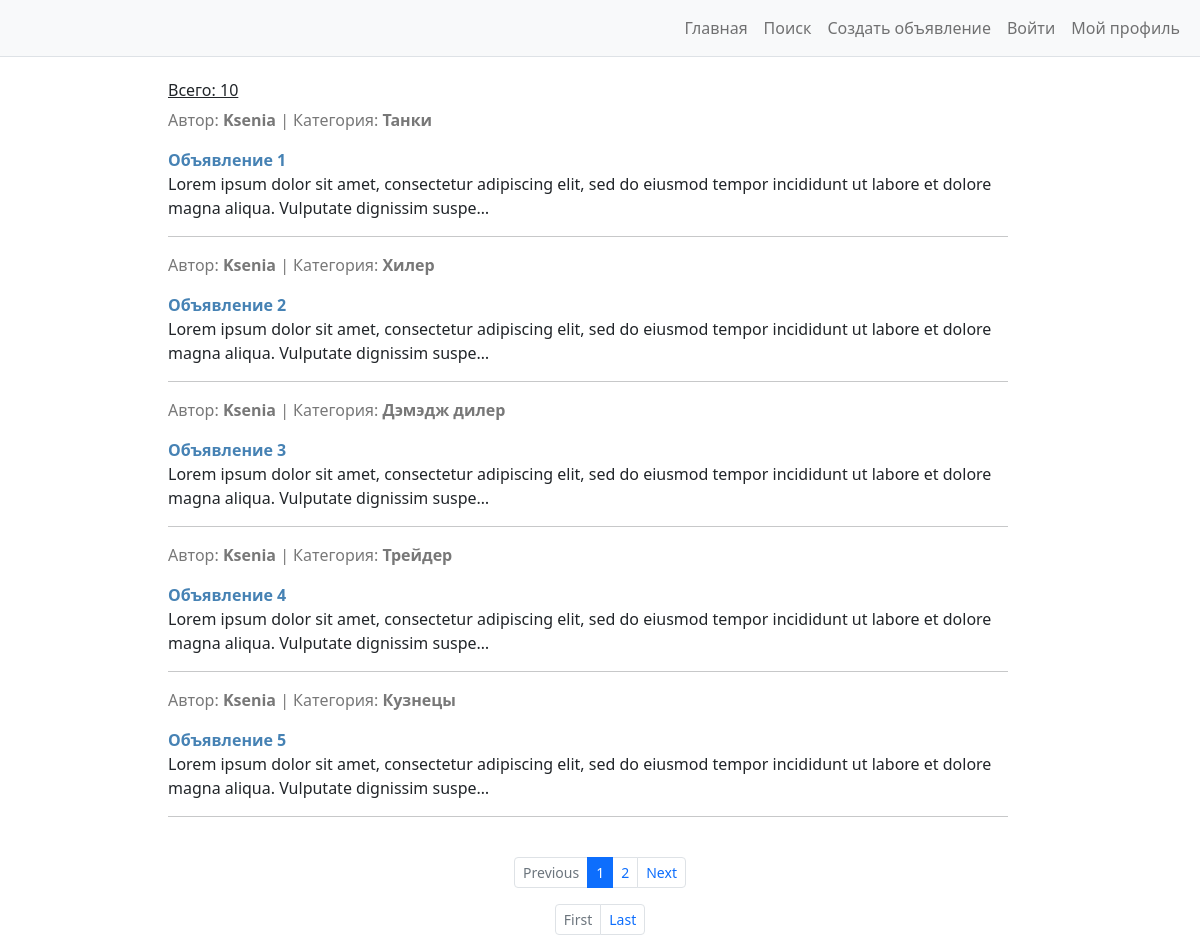
The page / on the database its author committed.
### advertisments/models.py (models this page shows, shortened)
class Ad(models.Model):
    pub_date = models.DateTimeField(
        auto_now_add=True
    )
    author = models.ForeignKey(
        to=User,
        on_delete=models.CASCADE,
    )
    title = models.CharField(
        max_length=255,
        help_text='До 255 символов',
    )
    category = models.CharField(
        max_length=18,
        choices=CATEGORIES,
        default=None,
    )
    content = RichTextUploadingField(
        blank=True
    )
    class Meta:
        ordering = ['pub_date']
        verbose_name = 'Объявление'
        verbose_name_plural = 'Объявления'

### advertisments/views.py (the view)
# urls.py: path('', AdsListView.as_view(), name='ads_list'),
class AdsListView(ListView):
    model = Ad
    context_object_name = 'ads_list'
    template_name = 'ads_list.html'
    paginate_by = 5
    def get_context_data(self, *, object_list=None, **kwargs):
        context = super().get_context_data(**kwargs)
        context['ads_total'] = Ad.objects.count()
        return context

### advertisments/templates/ads_list.html (shortened to what this page needs)
{% extends 'base.html' %}
{% block content %}
<div class="container-fluid" id="centerLayer">
    <h6 class="mt-4"><u>Всего: {{ ads_total }}</u></h6>
    {% for ad in ads_list %}
        <p style="color:rgb(120, 120, 120)">
            Автор: <b>{{ ad.author }}</b> | Категория: <b>{{ ad.category }}</b>
        </p>
        <p>
            <a style="color:#4682B4" href="{% url 'ads_detail' ad.id %}"><b>{{ ad.title }}</b></a>
            <br />
            {{ ad.content|striptags|truncatechars:150 }}
        </p>
        <hr>
    {% endfor %}
</div>
<br>
<nav aria-label="Page navigation example">
    <ul class="pagination pagination-sm justify-content-center">
        {% if page_obj.has_previous %}
        <li class="page-item">
            <a class="page-link" href="?page={{ page_obj.previous_page_number }}">
                Previous
            </a>
        </li>
        {% else %}
        <li class="page-item disabled">
            <a class="page-link" href="#">
                Previous
            </a>
        </li>
        {% endif %}
        {% if page_obj.paginator.num_pages <= 5 %}
        {% for page_num in page_obj.paginator.page_range %}
        {% if page_num == page_obj.number %}
        <li class="page-item active" aria-current="page">
            <a class="page-link" href="?page={{ page_num }}">
                {{ page_num }}
            </a>
        </li>
        {% else %}
        <li class="page-item">
            <a class="page-link" href="?page={{ page_num }}">
                {{ page_num }}
            </a>
        </li>
        {% endif %}
        {% endfor %}
        {% endif %}
        {% if page_obj.has_next %}
        <li class="page-item">
            <a class="page-link" href="?page={{ page_obj.next_page_number }}">
                Next
            </a>
        </li>
        {% else %}
        <li class="page-item disabled">
            <a class="page-link" href="#">
                Next
            </a>
        </li>
        {% endif %}
    </ul>
</nav>
<nav aria-label="Page navigation example">
    <ul class="pagination pagination-sm justify-content-center">
        {% if page_obj.has_previous %}
        <li class="page-item">
            <a class="page-link" href="?page=1">
                First
            </a>
        </li>
        {% else %}
        <li class="page-item disabled">
            <a class="page-link" href="#">
                First
            </a>
        </li>
        {% endif %}
        {% if page_obj.has_next %}
        <li class="page-item">
            <a class="page-link" href="?page={{ page_obj.paginator.num_pages }}">
                Last
            </a>
        </li>
        {% else %}
        <li class="page-item disabled">
            <a class="page-link" href="#">
                Last
            </a>
        </li>
        {% endif %}
    </ul>
</nav>
{% endblock content %}

### templates/base.html (style rules this page uses)
#centerLayer { margin-left: 13%; width: 72%; }
a { text-decoration: none }

### rows shown on the page
Ad: author "Ksenia", category "Танки", title "Объявление 1", content "Lorem ipsum dolor sit amet, consectetur adipiscing elit, sed do eiusmod tempor incididunt ut labore et dolore magna aliqua. Vulputate dignissim suspe…"
Ad: author "Ksenia", category "Хилер", title "Объявление 2", content "Lorem ipsum dolor sit amet, consectetur adipiscing elit, sed do eiusmod tempor incididunt ut labore et dolore magna aliqua. Vulputate dignissim suspe…"
Ad: author "Ksenia", category "Дэмэдж дилер", title "Объявление 3", content "Lorem ipsum dolor sit amet, consectetur adipiscing elit, sed do eiusmod tempor incididunt ut labore et dolore magna aliqua. Vulputate dignissim suspe…"
Ad: author "Ksenia", category "Трейдер", title "Объявление 4", content "Lorem ipsum dolor sit amet, consectetur adipiscing elit, sed do eiusmod tempor incididunt ut labore et dolore magna aliqua. Vulputate dignissim suspe…"
Ad: author "Ksenia", category "Кузнецы", title "Объявление 5", content "Lorem ipsum dolor sit amet, consectetur adipiscing elit, sed do eiusmod tempor incididunt ut labore et dolore magna aliqua. Vulputate dignissim suspe…"

### other values the page prints
{{ ads_total }} "10"
{{ page_num }} "1"
{{ page_num }} "2"
